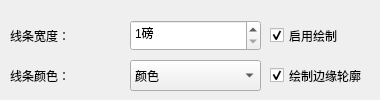
       <widget class="QWidget" name="tab_4">
        <attribute name="title">
         <string>结果绘制</string>
        </attribute>
        <widget class="QComboBox" name="comboBox_lineColour">
         <property name="geometry">
          <rect>
           <x>130</x>
           <y>60</y>
           <width>131</width>
           <height>31</height>
          </rect>
         </property>
         <item>
          <property name="text">
           <string>颜色</string>
          </property>
         </item>
        </widget>
        <widget class="QLabel" name="label_lineWidth">
         <property name="geometry">
          <rect>
           <x>10</x>
           <y>20</y>
           <width>121</width>
           <height>31</height>
          </rect>
         </property>
         <property name="text">
          <string>线条宽度：</string>
         </property>
        </widget>
        <widget class="QSpinBox" name="spinBox_lineWidth">
         <property name="geometry">
          <rect>
           <x>130</x>
           <y>20</y>
           <width>131</width>
           <height>31</height>
          </rect>
         </property>
         <property name="suffix">
          <string>磅</string>
         </property>
         <property name="minimum">
          <number>1</number>
         </property>
         <property name="maximum">
          <number>5</number>
         </property>
        </widget>
        <widget class="QLabel" name="label_lineColour">
         <property name="geometry">
          <rect>
           <x>10</x>
           <y>60</y>
           <width>121</width>
           <height>31</height>
          </rect>
         </property>
         <property name="text">
          <string>线条颜色：</string>
         </property>
        </widget>
        <widget class="QCheckBox" name="checkBox_valuTrig">
         <property name="geometry">
          <rect>
           <x>270</x>
           <y>20</y>
           <width>101</width>
           <height>31</height>
          </rect>
         </property>
         <property name="text">
          <string>启用绘制</string>
         </property>
         <property name="checked">
          <bool>true</bool>
         </property>
        </widget>
        <widget class="QCheckBox" name="checkBox_drawEdges">
         <property name="geometry">
          <rect>
           <x>270</x>
           <y>60</y>
           <width>101</width>
           <height>31</height>
          </rect>
         </property>
         <property name="text">
          <string>绘制边缘轮廓</string>
         </property>
         <property name="checked">
          <bool>true</bool>
         </property>
        </widget>
       </widget>
